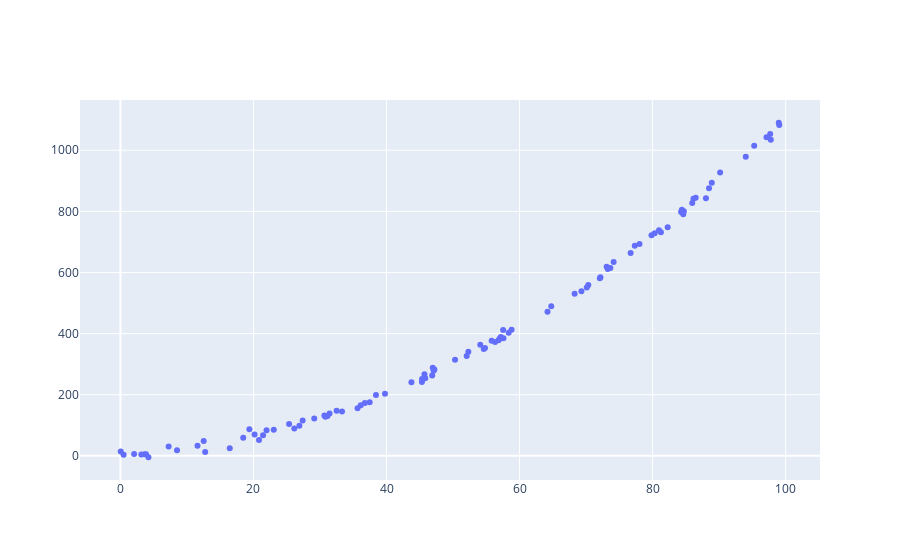

This figure's notebook cell:
### Code cell
fig = go.Figure()
fig.add_trace(go.Scatter(x=X[:,1],y=Y,mode = 'markers'))
